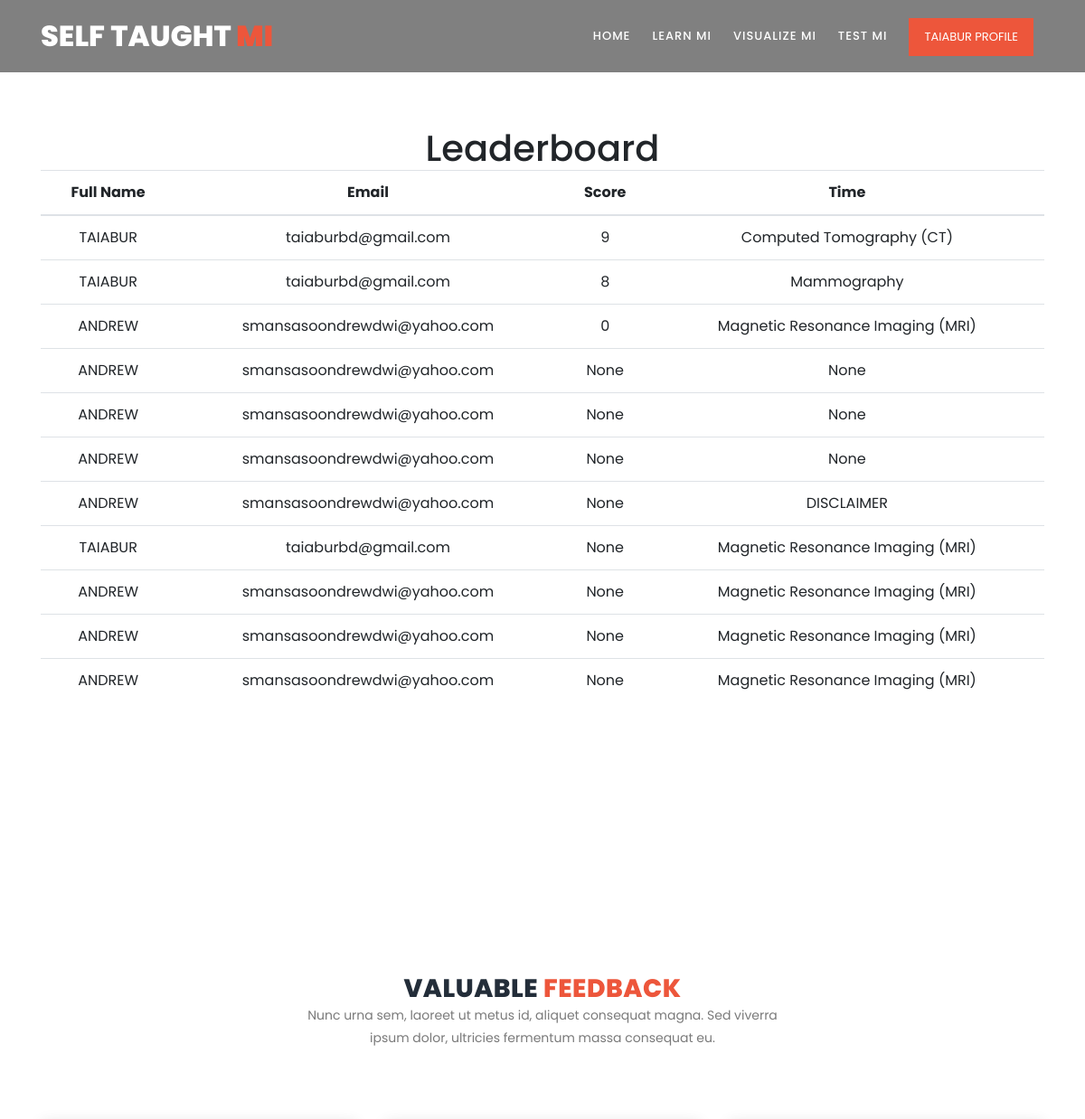
The app's page /leaderboard (signed in, upper part), older data.
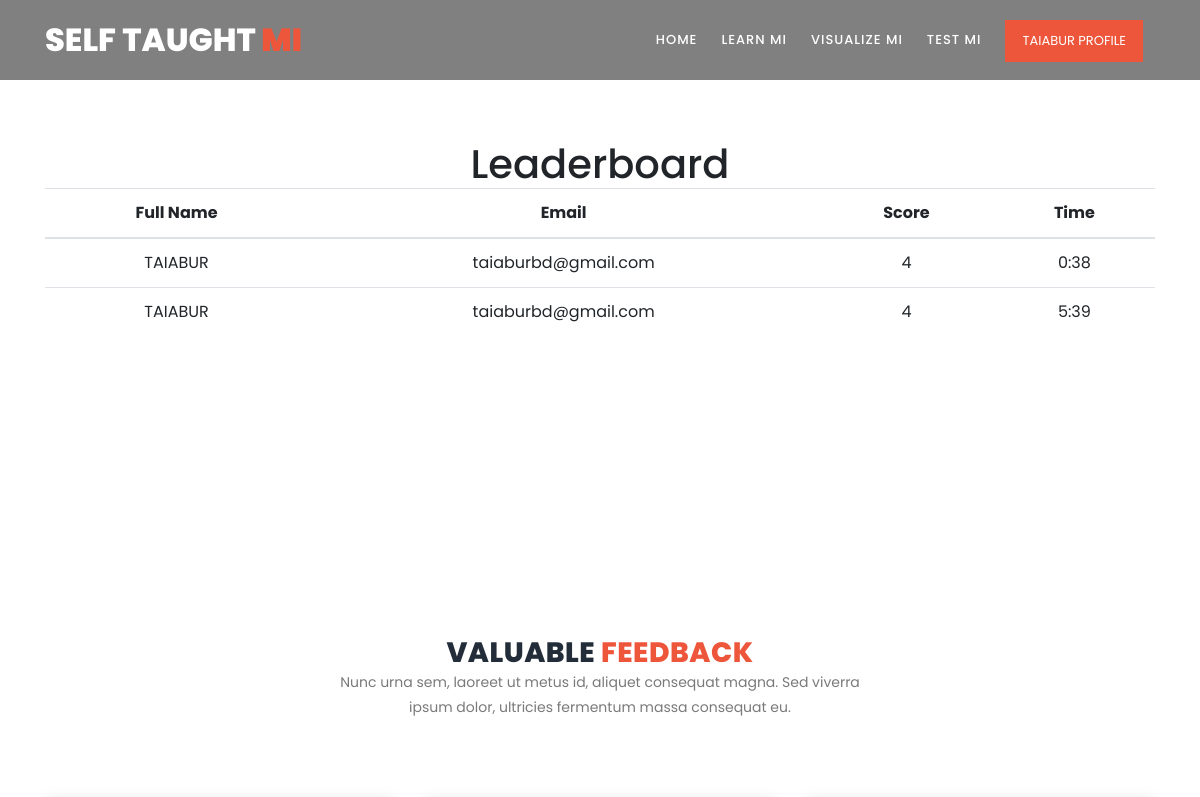
The same page, newer data.
### tables this page shows
CREATE TABLE quiz_list (
    id INTEGER PRIMARY KEY,
    quiz_id VARCHAR(255),
    user_id INTEGER,
    total_mark INTEGER,
    category VARCHAR(255),
    created_date TIMESTAMP DEFAULT CURRENT_TIMESTAMP
);

CREATE TABLE users (
    id INTEGER PRIMARY KEY,
    fullname TEXT NULL,
    username TEXT UNIQUE NOT NULL,
    password TEXT NOT NULL,
    isadmin INTEGER DEFAULT 0,
    created TIMESTAMP NOT NULL DEFAULT 
    CURRENT_TIMESTAMP
);

### views.py (the view)
@app.route('/leaderboard')
def leaderboard():
    if 'user_id' in session:
        conn = get_db_connection()
        category_cursor = conn.execute('SELECT category_id FROM tutorials GROUP BY category_id ')
        categories = category_cursor.fetchall()
        quiz_cat = request.args.get('quiz_cat')
        quiz_details=''
        if quiz_cat:
            quiz_details = conn.execute(
                'SELECT * FROM quiz_list JOIN users ON users.id = quiz_list.user_id WHERE quiz_list.category = ? ORDER BY total_mark DESC, category ASC',
                (quiz_cat,)
            ).fetchall()
        else:
            quiz_details = conn.execute(
                'SELECT * FROM quiz_list JOIN users ON users.id = quiz_list.user_id ORDER BY total_mark DESC, category ASC',
            ).fetchall()
        conn.close()
        return render_template('leaderboard.html',quiz_details=quiz_details,quiz_cat=quiz_cat,categories=categories)
    else:
        return redirect(url_for('login'))

### admin.py (called while the page is built)
@app.before_request
def check_admin_access():
    if request.endpoint and request.endpoint.startswith('admin'):
        if not is_admin():
            return redirect(url_for('hello'))

### views.py (called while the page is built)
def get_db_connection():
    conn = sqlite3.connect('database.db')
    conn.row_factory = sqlite3.Row
    return conn

### templates/leaderboard.html (shortened to what this page needs)
{% extends "base.html" %}
{% block content %}
<section class="section" id="features">
  <div class="container">
      <div class="row">
        <div class="col-lg-12">
          <div class="section-heading">
              <h1>Leaderboard</h1>
                  {% set selected = '' %}
              <table class="table table-stripe">
                <thead>
                    <tr>
                        <th>Full Name</th>
                        <th>Email</th>
                        <th>Score</th>
                        <th>Time</th>
                    </tr>
                </thead>
                <tbody>
                    {% for row in quiz_details %}
                        <tr>
                            <td>{{ row.fullname.upper()}}</td>
                            <td>{{ row.username }}</td>
                            <td>{{ row.total_mark }}</td>
                            <td>{{ row.category }}</td>
                        </tr>
                    {% endfor %}
                </tbody>
            </table>
          </div>
      </div>
    </div>
</section>
{% endblock %}

Row changes from the older to the newer data that the page shows:
removed quiz_list: fullname "ANDREW", username "smansasoondrewdwi@yahoo.com", total_mark "0", category "Magnetic Resonance Imaging (MRI)"
removed quiz_list: fullname "ANDREW", username "smansasoondrewdwi@yahoo.com", total_mark "None", category "None"
removed quiz_list: fullname "ANDREW", username "smansasoondrewdwi@yahoo.com", total_mark "None", category "None"
removed quiz_list: fullname "ANDREW", username "smansasoondrewdwi@yahoo.com", total_mark "None", category "None"
removed quiz_list: fullname "ANDREW", username "smansasoondrewdwi@yahoo.com", total_mark "None", category "DISCLAIMER"
removed quiz_list: fullname "TAIABUR", username "taiaburbd@gmail.com", total_mark "None", category "Magnetic Resonance Imaging (MRI)"
removed quiz_list: fullname "ANDREW", username "smansasoondrewdwi@yahoo.com", total_mark "None", category "Magnetic Resonance Imaging (MRI)"
removed quiz_list: fullname "ANDREW", username "smansasoondrewdwi@yahoo.com", total_mark "None", category "Magnetic Resonance Imaging (MRI)"
removed quiz_list: fullname "ANDREW", username "smansasoondrewdwi@yahoo.com", total_mark "None", category "Magnetic Resonance Imaging (MRI)"
changed quiz_list (number 1 of 2 on the later page): total_mark "9" → "4"; category "Computed Tomography (CT)" → "0:38"
changed quiz_list (number 2 of 2 on the later page): total_mark "8" → "4"; category "Mammography" → "5:39"
